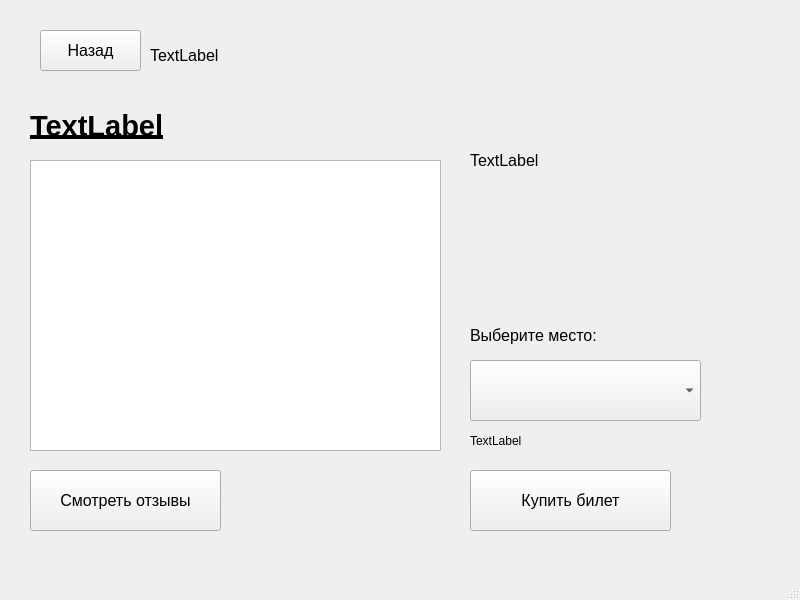
<?xml version="1.0" encoding="UTF-8"?>
<ui version="4.0">
 <class>MainWindow</class>
 <widget class="QMainWindow" name="MainWindow">
  <property name="geometry">
   <rect>
    <x>0</x>
    <y>0</y>
    <width>800</width>
    <height>600</height>
   </rect>
  </property>
  <property name="font">
   <font>
    <pointsize>12</pointsize>
   </font>
  </property>
  <property name="windowTitle">
   <string>MainWindow</string>
  </property>
  <widget class="QWidget" name="centralwidget">
   <widget class="QPushButton" name="backButton">
    <property name="geometry">
     <rect>
      <x>40</x>
      <y>30</y>
      <width>101</width>
      <height>41</height>
     </rect>
    </property>
    <property name="text">
     <string>Назад</string>
    </property>
   </widget>
   <widget class="QLabel" name="imageLabel">
    <property name="geometry">
     <rect>
      <x>470</x>
      <y>30</y>
      <width>261</width>
      <height>261</height>
     </rect>
    </property>
    <property name="text">
     <string>TextLabel</string>
    </property>
   </widget>
   <widget class="QLabel" name="nameLabel">
    <property name="geometry">
     <rect>
      <x>30</x>
      <y>90</y>
      <width>401</width>
      <height>71</height>
     </rect>
    </property>
    <property name="font">
     <font>
      <pointsize>22</pointsize>
      <weight>75</weight>
      <italic>false</italic>
      <bold>true</bold>
      <underline>true</underline>
      <strikeout>false</strikeout>
     </font>
    </property>
    <property name="text">
     <string>TextLabel</string>
    </property>
    <property name="textFormat">
     <enum>Qt::PlainText</enum>
    </property>
   </widget>
   <widget class="QComboBox" name="timeBox">
    <property name="geometry">
     <rect>
      <x>470</x>
      <y>360</y>
      <width>231</width>
      <height>61</height>
     </rect>
    </property>
    <property name="font">
     <font>
      <pointsize>13</pointsize>
     </font>
    </property>
   </widget>
   <widget class="QLabel" name="label">
    <property name="geometry">
     <rect>
      <x>470</x>
      <y>310</y>
      <width>231</width>
      <height>51</height>
     </rect>
    </property>
    <property name="font">
     <font>
      <pointsize>12</pointsize>
     </font>
    </property>
    <property name="text">
     <string>Выберите место:</string>
    </property>
   </widget>
   <widget class="QPlainTextEdit" name="infoPlain">
    <property name="geometry">
     <rect>
      <x>30</x>
      <y>160</y>
      <width>411</width>
      <height>291</height>
     </rect>
    </property>
    <property name="font">
     <font>
      <pointsize>11</pointsize>
     </font>
    </property>
   </widget>
   <widget class="QLabel" name="amountLabel">
    <property name="geometry">
     <rect>
      <x>470</x>
      <y>420</y>
      <width>311</width>
      <height>41</height>
     </rect>
    </property>
    <property name="font">
     <font>
      <pointsize>9</pointsize>
     </font>
    </property>
    <property name="text">
     <string>TextLabel</string>
    </property>
   </widget>
   <widget class="QPushButton" name="resButton">
    <property name="geometry">
     <rect>
      <x>470</x>
      <y>470</y>
      <width>201</width>
      <height>61</height>
     </rect>
    </property>
    <property name="text">
     <string>Купить билет</string>
    </property>
   </widget>
   <widget class="QPushButton" name="reviewsButton">
    <property name="geometry">
     <rect>
      <x>30</x>
      <y>470</y>
      <width>191</width>
      <height>61</height>
     </rect>
    </property>
    <property name="text">
     <string>Смотреть отзывы</string>
    </property>
   </widget>
   <widget class="QLabel" name="dateTimeLabel">
    <property name="geometry">
     <rect>
      <x>150</x>
      <y>20</y>
      <width>291</width>
      <height>71</height>
     </rect>
    </property>
    <property name="text">
     <string>TextLabel</string>
    </property>
   </widget>
   <zorder>imageLabel</zorder>
   <zorder>backButton</zorder>
   <zorder>nameLabel</zorder>
   <zorder>timeBox</zorder>
   <zorder>label</zorder>
   <zorder>infoPlain</zorder>
   <zorder>amountLabel</zorder>
   <zorder>resButton</zorder>
   <zorder>reviewsButton</zorder>
   <zorder>dateTimeLabel</zorder>
  </widget>
  <widget class="QStatusBar" name="statusbar"/>
 </widget>
 <resources/>
 <connections/>
</ui>
